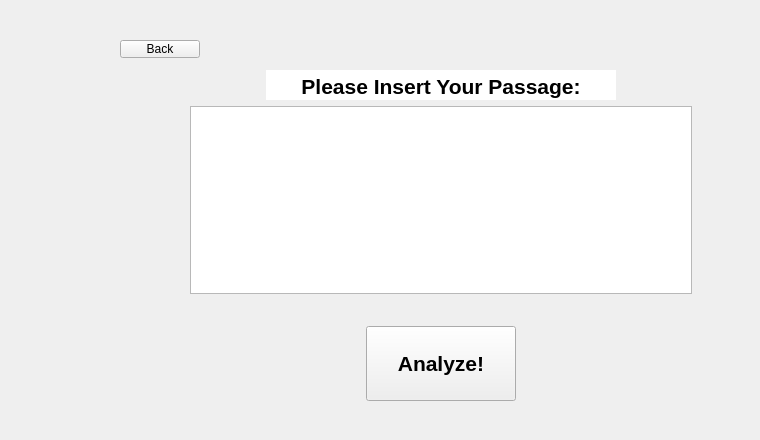
    <widget class="QWidget" name="sent_ana">
     <widget class="QFrame" name="frame_3">
      <property name="geometry">
       <rect>
        <x>110</x>
        <y>30</y>
        <width>641</width>
        <height>401</height>
       </rect>
      </property>
      <property name="frameShape">
       <enum>QFrame::NoFrame</enum>
      </property>
      <property name="frameShadow">
       <enum>QFrame::Raised</enum>
      </property>
      <widget class="QWidget" name="verticalLayoutWidget_3">
       <property name="geometry">
        <rect>
         <x>80</x>
         <y>40</y>
         <width>502</width>
         <height>331</height>
        </rect>
       </property>
       <layout class="QVBoxLayout" name="verticalLayout_3">
        <property name="sizeConstraint">
         <enum>QLayout::SetMinAndMaxSize</enum>
        </property>
        <item alignment="Qt::AlignHCenter">
         <widget class="QTextEdit" name="textEdit_9">
          <property name="sizePolicy">
           <sizepolicy hsizetype="Fixed" vsizetype="Expanding">
            <horstretch>0</horstretch>
            <verstretch>0</verstretch>
           </sizepolicy>
          </property>
          <property name="minimumSize">
           <size>
            <width>350</width>
            <height>0</height>
           </size>
          </property>
          <property name="maximumSize">
           <size>
            <width>16777215</width>
            <height>30</height>
           </size>
          </property>
          <property name="frameShape">
           <enum>QFrame::NoFrame</enum>
          </property>
          <property name="verticalScrollBarPolicy">
           <enum>Qt::ScrollBarAlwaysOff</enum>
          </property>
          <property name="readOnly">
           <bool>true</bool>
          </property>
          <property name="html">
           <string>&lt;!DOCTYPE HTML PUBLIC &quot;-//W3C//DTD HTML 4.0//EN&quot; &quot;http://www.w3.org/TR/REC-html40/strict.dtd&quot;&gt;
&lt;html&gt;&lt;head&gt;&lt;meta name=&quot;qrichtext&quot; content=&quot;1&quot; /&gt;&lt;meta charset=&quot;utf-8&quot; /&gt;&lt;style type=&quot;text/css&quot;&gt;
p, li { white-space: pre-wrap; }
hr { height: 1px; border-width: 0; }
li.unchecked::marker { content: &quot;\2610&quot;; }
li.checked::marker { content: &quot;\2612&quot;; }
&lt;/style&gt;&lt;/head&gt;&lt;body style=&quot; font-family:'Segoe UI'; font-size:9pt; font-weight:400; font-style:normal;&quot;&gt;
&lt;p align=&quot;center&quot; style=&quot; margin-top:0px; margin-bottom:0px; margin-left:0px; margin-right:0px; -qt-block-indent:0; text-indent:0px;&quot;&gt;&lt;span style=&quot; font-size:16pt; font-weight:700;&quot;&gt;Please Insert Your Passage:&lt;/span&gt;&lt;/p&gt;&lt;/body&gt;&lt;/html&gt;</string>
          </property>
         </widget>
        </item>
        <item>
         <widget class="QTextEdit" name="sent_anal_input"/>
        </item>
        <item>
         <spacer name="verticalSpacer">
          <property name="orientation">
           <enum>Qt::Vertical</enum>
          </property>
          <property name="sizeHint" stdset="0">
           <size>
            <width>20</width>
            <height>30</height>
           </size>
          </property>
         </spacer>
        </item>
        <item alignment="Qt::AlignHCenter">
         <widget class="QPushButton" name="analyze_btn">
          <property name="sizePolicy">
           <sizepolicy hsizetype="Fixed" vsizetype="Fixed">
            <horstretch>0</horstretch>
            <verstretch>0</verstretch>
           </sizepolicy>
          </property>
          <property name="minimumSize">
           <size>
            <width>150</width>
            <height>75</height>
           </size>
          </property>
          <property name="font">
           <font>
            <pointsize>16</pointsize>
            <bold>true</bold>
           </font>
          </property>
          <property name="text">
           <string>Analyze!</string>
          </property>
         </widget>
        </item>
       </layout>
      </widget>
      <widget class="QPushButton" name="back_btn1">
       <property name="geometry">
        <rect>
         <x>10</x>
         <y>10</y>
         <width>80</width>
         <height>18</height>
        </rect>
       </property>
       <property name="text">
        <string>Back</string>
       </property>
      </widget>
     </widget>
    </widget>
